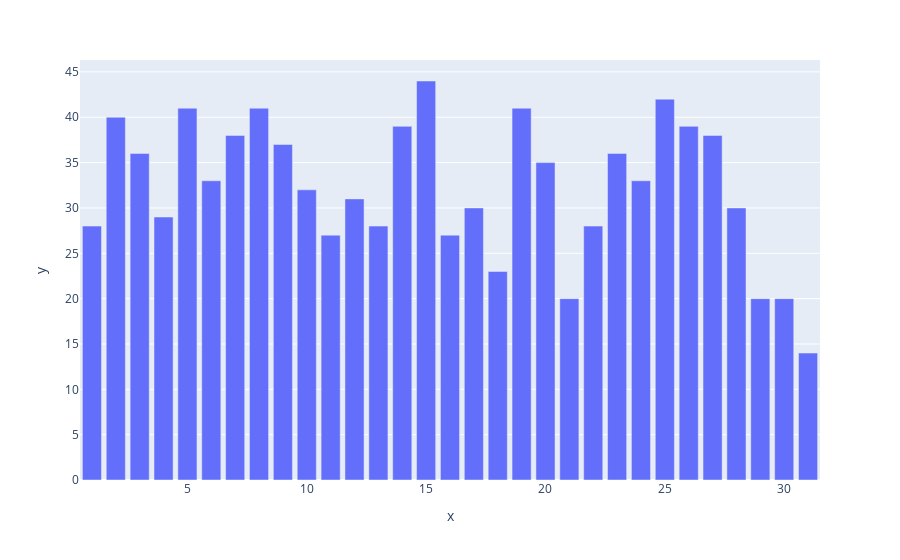

Notebook code for this chart:
### Markdown cell above
#### Analysis By Days
This analysis if for days for all 3 months.

### Code cell
pt.bar(x=df['Day'].value_counts().index,y=df['Day'].value_counts().values)

### Figure 1 — Plotly figure (JSON) as saved in the notebook; plotly's stock layout.template omitted (floating-point values rounded to 4 significant figures)
{"data": [{"alignmentgroup": "True", "hovertemplate": "x=%{x}<br>y=%{y}<extra></extra>", "legendgroup": "", "marker": {"color": "#636efa", "pattern": {"shape": ""}}, "name": "", "offsetgroup": "", "orientation": "v", "showlegend": false, "textposition": "auto", "type": "bar", "x": [15, 25, 5, 19, 8, 2, 26, 14, 7, 27, 9, 3, 23, 20, 6, 24, 10, 12, 17, 28, 4, 13, 1, 22, 16, 11, 18, 21, 29, 30, 31], "xaxis": "x", "y": [44, 42, 41, 41, 41, 40, 39, 39, 38, 38, 37, 36, 36, 35, 33, 33, 32, 31, 30, 30, 29, 28, 28, 28, 27, 27, 23, 20, 20, 20, 14], "yaxis": "y"}], "layout": {"barmode": "relative", "legend": {"tracegroupgap": 0}, "margin": {"t": 60}, "xaxis": {"anchor": "y", "domain": [0, 1], "title": {"text": "x"}}, "yaxis": {"anchor": "x", "domain": [0, 1], "title": {"text": "y"}}}}
